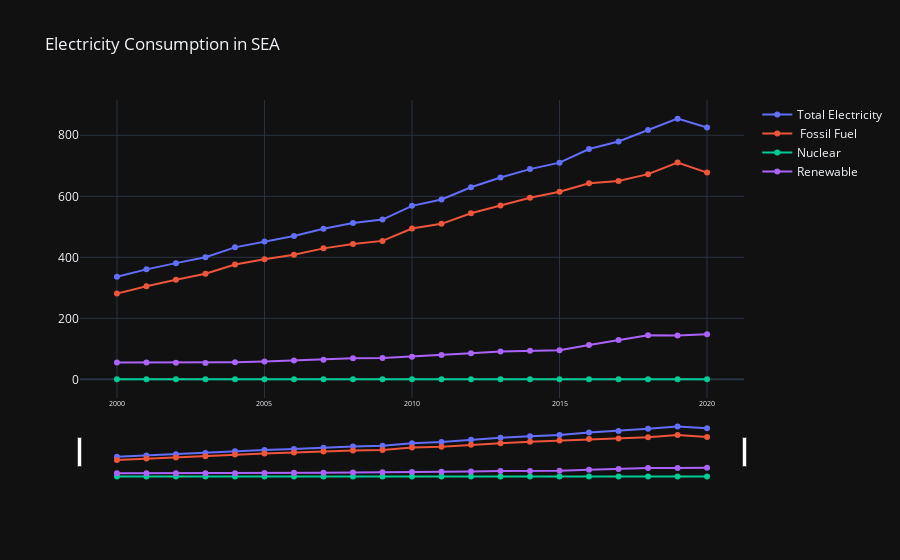

Write notebook code for a chart like this one.
### Code cell
fig_electricity_sea_volume = go.Figure()
fig_electricity_sea_volume.add_trace(go.Scatter(x = electricity_sea_sum.index, y = electricity_sea_sum['Total Electricity'], name = 'Total Electricity', mode = 'lines+markers'))
fig_electricity_sea_volume.add_trace(go.Scatter(x = electricity_sea_sum.index, y = electricity_sea_sum['Electricity from fossil fuels (TWh)'], name = ' Fossil Fuel', mode = 'lines+markers'))
fig_electricity_sea_volume.add_trace(go.Scatter(x = electricity_sea_sum.index, y = electricity_sea_sum['Electricity from nuclear (TWh)'], name = 'Nuclear', mode = 'lines+markers'))
fig_electricity_sea_volume.add_trace(go.Scatter(x = electricity_sea_sum.index, y = electricity_sea_sum['Electricity from renewables (TWh)'], name = 'Renewable', mode = 'lines+markers'))
fig_electricity_sea_volume.update_layout( title = 'Electricity Consumption in SEA', xaxis_tickfont_size = 7, template = 'plotly_dark')
fig_electricity_sea_volume.update_xaxes(rangeslider_visible = True)
fig_electricity_sea_volume.show()

### Figure 1 — Plotly figure (JSON) as saved in the notebook; plotly's stock layout.template omitted (floating-point values rounded to 4 significant figures)
{"data": [{"mode": "lines+markers", "name": "Total Electricity", "type": "scatter", "x": [2000, 2001, 2002, 2003, 2004, 2005, 2006, 2007, 2008, 2009, 2010, 2011, 2012, 2013, 2014, 2015, 2016, 2017, 2018, 2019, 2020], "y": [336.1, 360.5, 380.9, 400.1, 432.7, 452.0, 470.1, 493.3, 512.3, 523.8, 568.6, 589.5, 629.5, 661.5, 689.1, 710.4, 754.9, 779.6, 817.1, 854.5, 825.7]}, {"mode": "lines+markers", "name": " Fossil Fuel", "type": "scatter", "x": [2000, 2001, 2002, 2003, 2004, 2005, 2006, 2007, 2008, 2009, 2010, 2011, 2012, 2013, 2014, 2015, 2016, 2017, 2018, 2019, 2020], "y": [281, 305.3, 326.4, 346.2, 376.5, 393.9, 408.1, 429.3, 443.4, 453.9, 494.3, 509.7, 544.4, 570.0, 595.3, 614.8, 642.5, 650.3, 672.6, 710.7, 677.6]}, {"mode": "lines+markers", "name": "Nuclear", "type": "scatter", "x": [2000, 2001, 2002, 2003, 2004, 2005, 2006, 2007, 2008, 2009, 2010, 2011, 2012, 2013, 2014, 2015, 2016, 2017, 2018, 2019, 2020], "y": [0, 0, 0, 0, 0, 0, 0, 0, 0, 0, 0, 0, 0, 0, 0, 0, 0, 0, 0, 0, 0]}, {"mode": "lines+markers", "name": "Renewable", "type": "scatter", "x": [2000, 2001, 2002, 2003, 2004, 2005, 2006, 2007, 2008, 2009, 2010, 2011, 2012, 2013, 2014, 2015, 2016, 2017, 2018, 2019, 2020], "y": [55.07, 55.17, 54.58, 53.89, 56.2, 58.13, 61.95, 63.98, 68.86, 69.91, 74.34, 79.8, 85.16, 91.46, 93.81, 95.59, 112.4, 129.3, 144.5, 143.8, 148.2]}], "layout": {"title": {"text": "Electricity Consumption in SEA"}, "xaxis": {"rangeslider": {"visible": true}, "tickfont": {"size": 7}}}}
